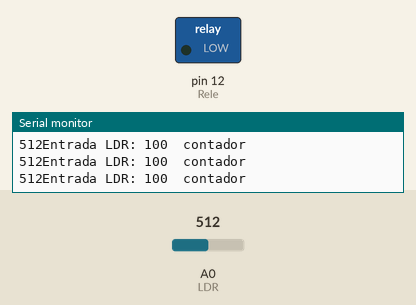
Bench run of a sketch on a simulated Arduino Uno, built with avr-gcc and run on an emulated ATmega328P. Parts: switched loads named in the sketch (green lamp = pin HIGH), the last lines printed to the serial monitor. The inputs (shaded band) are chosen by the test bench; at power-on: A0 (LDR) = 512.

Above: at 1.2 s.
1.3 s: A0 (LDR) set to 947
2.8 s: A0 (LDR) set to 972
At 4.1 s:
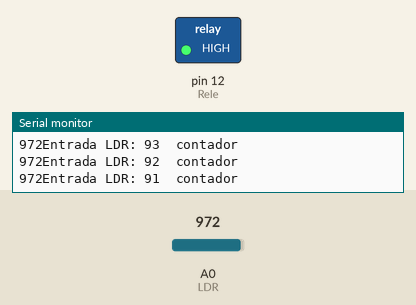
4.4 s: A0 (LDR) set to 950
At 5.0 s:
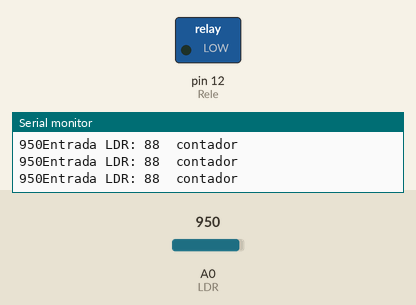
6.1 s: A0 (LDR) set to 970
At 7.0 s:
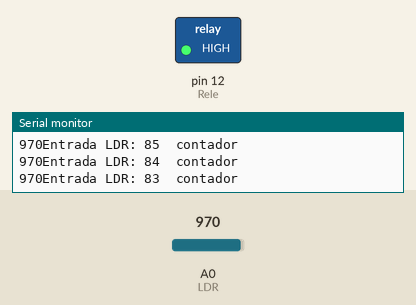
Timing chart, 0 to 19.9 s (numbered marks = the images above; inputs shaded):
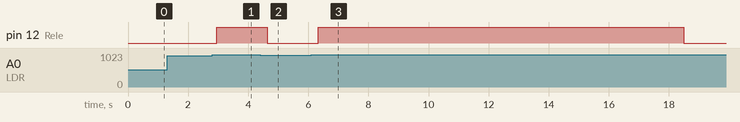

The sketch:

toldo.ino
```cpp
//
/*
	Este script es para medir voltajes en una entrada analogica y pasar por monitor serie el valor en mV.
    Este script activa un motor que despliega un toldo cuando aumenta la luz solar.
no es un caso real, porque no se recoge el toldo.
	El sensor tampoco es el mas indicado o preciso para esta funcion.
    Al superarse un determinado umbral luminoso, se activa el relé que alimenta el motor,
    El motor esta activo durante todo el recorrido del toldo, que se estima que se despliega en 7 segundos.

    Autor: DAVID ANDRES OTERO ELIA.
    Data: febrero del 2023
*/

#define LDR A0
#define Rele 12


int umbral = 960;
int entrada = 0;
int releON = false;
int contador = 100;


void setup() {
	pinMode(LDR, INPUT); 				//no es necesario declarar las entradas analogicas.
    pinMode(Rele,OUTPUT);
  	Serial.begin(9600);
}

void loop() {
  // lectura de entradas
     entrada = analogRead(LDR);        //la lectura tiene que estar entre 54 y 974
  	 Serial.print(entrada);
  	 Serial.print("Entrada LDR: ");
     Serial.print(contador);
  	 Serial.println("  contador");

  delay(70);
  	if (entrada > umbral) {
  	  releON = true;
   	 // contador = 100;
    //  digitalWrite(Rele, releON);
      contador--;
      //delay(70);
  }
 	 else {
    releON = false;
  }
  	if (contador > 0) {
   //Serial.print("contador: ");
  // Serial.println(contador);
  // contador--;
   delay(70);
  }

 	 else  {
    releON = false;
    contador = 0;

  }


    digitalWrite(Rele, releON);
   // delay(70);

}
```

Measured:
- the behaviour switches between 960 and 961 on A0 (LDR) (found by bisection; images 0 and 1)
- after the input at 2.8 s, pin 12 (Rele): LOW → HIGH after 0.15 s
- after the input at 4.4 s, pin 12 (Rele): HIGH → LOW after 0.24 s
- after the input at 6.1 s, pin 12 (Rele): LOW → HIGH after 0.23 s, → LOW 12.2 s later
